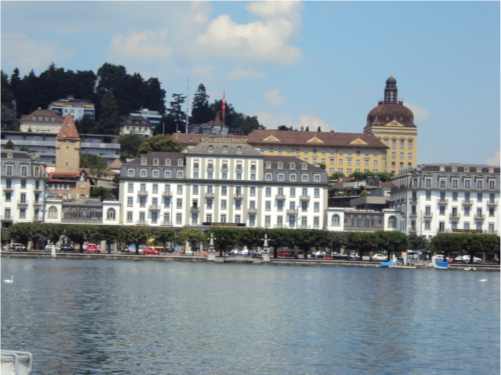
#> input picture LAB3/Ficeri/1.JPG, 501 x 375 px
$ python FeatureMatching.py
#> lines starting #> are read from the running program, lines starting #| are printed output that depends on the picture
import cv2
import numpy as np
import cv2 as cv
import cv2 as cv
import numpy as np

img1 = cv.imread("1.JPG")
#> img1 is the input picture: shape (375, 501, 3); mean B, G, R 149.6, 143, 130.7
img2 = cv.imread("2.JPG")
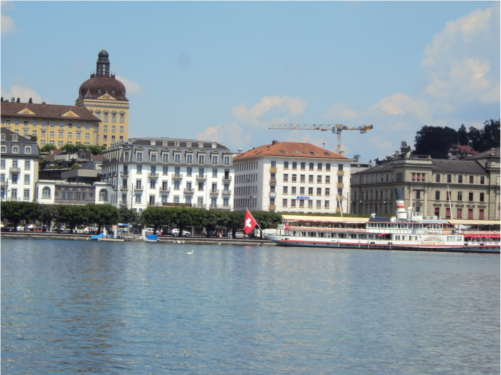
#> input picture LAB3/Ficeri/2.JPG, 501 x 375 px
#> img2 is the input picture: shape (375, 501, 3); mean B, G, R 162.2, 152.9, 137.6
img3 = cv.imread("3.JPG")
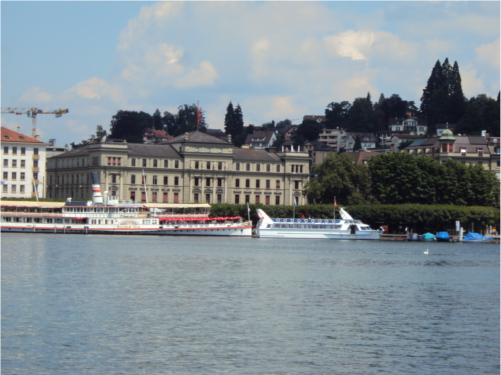
#> input picture LAB3/Ficeri/3.JPG, 501 x 375 px
#> img3 is the input picture: shape (375, 501, 3); mean B, G, R 146.2, 139.8, 129.1


def trim(frame):
    """
    Brise vrste i kolone koje su skroz crne (ciji su pixeli skroz crni)
    :param frame: konacna slika
    :return:
    """
    # da li je gore ceo red crn, ako jeste onda je sum = 0
    if not np.sum(frame[0]):
        return trim(frame[1:])
    # donja vrsta skroz crna
    if not np.sum(frame[-1]):
        return trim(frame[:-2])
    # leva strana
    if not np.sum(frame[:, 0]):
        return trim(frame[:, 1:])
    # desna strana
    if not np.sum(frame[:, -1]):
        return trim(frame[:, :-2])
    return frame


def stichTwoImages(im1, im2):
    detector = cv.SIFT_create()
    keyPoints1, descriptor1 = detector.detectAndCompute(im1, None)
#> keyPoints1 = 1298 keypoints; strongest (x, y, size): (388, 236, 4.5), (175, 231, 3.9), (31, 226, 2.7), (19, 228, 2.8)
    keyPoints2, descriptor2 = detector.detectAndCompute(im2, None)
#> keyPoints2 = 1315 keypoints; strongest (x, y, size): (463, 151, 2.4), (261, 213, 5), (353, 228, 4.9), (457, 223, 3.1)

    bf = cv.BFMatcher()
    matches = bf.knnMatch(descriptor1, descriptor2, k=2)
#> matches = 1298 matches

    good = []
    for m, n in matches:
        if m.distance < 0.7 * n.distance:
            good.append(m)
#> after the loop, good = 337 matches

    MIN_MATCH_COUNT = 10
    if len(good) > MIN_MATCH_COUNT:
        src_pts = np.float32([keyPoints1[m.queryIdx].pt for m in good]).reshape(-1, 1, 2)
#> src_pts = 337 rows, first 8: [96.08, 57.82], [113, 76.42], [153.1, 168.5], [273.1, 163.5], [284.9, 196.5], [285, 184], [286, 171.6], [290.1, 165.9]
        dst_pts = np.float32([keyPoints2[m.trainIdx].pt for m in good]).reshape(-1, 1, 2)
#> dst_pts = 337 rows, first 8: [282.9, 119.5], [74.22, 146.2], [35.73, 151], [35.73, 151], [5.48, 169.5], [5.48, 169.5], [5.63, 156.7], [10.12, 151]
        M, mask = cv.findHomography(dst_pts, src_pts, cv.RANSAC, 5.0)
#> M = [[0.911, -0.00873, 306.3], [-0.032, 0.981, 18.6], [-0.000184, -1.05e-05, 1]]; mask = 337 values, max 1 at index 17, min 0 at index 0, mean 0.911
    else:
        print(f"Not enought matches are found - {(len(good) / MIN_MATCH_COUNT)}")
        exit(1)
    dst = cv.warpPerspective(im2, M, (im1.shape[1] + im2.shape[1], im2.shape[0] + 100))
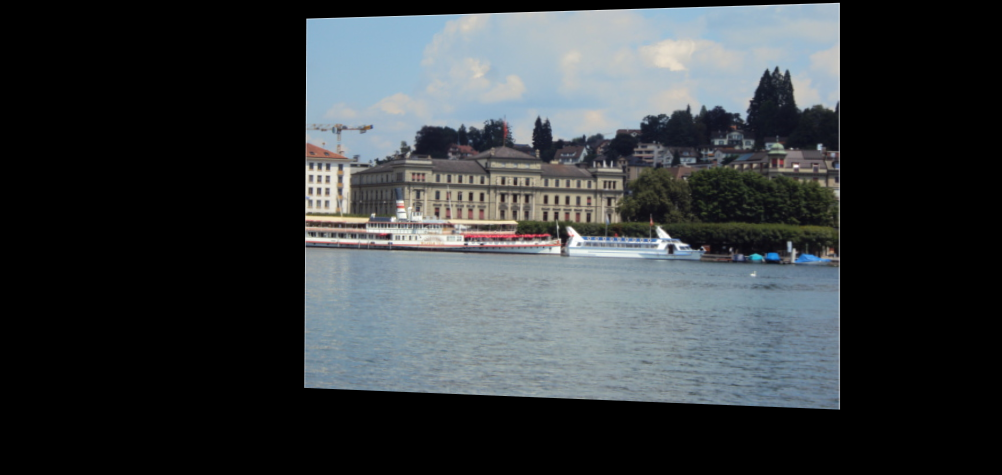
#> dst: shape (475, 1002, 3); mean B, G, R 63.1, 60.3, 55.7
    """
        dodajem 100 na height zato sto kad se slika transformise postaje veca i gube se pixeli
        na kraju trimujem crne redove sa svih strana da bi dobio sliku kakva treba da bude
    """
    dst[0:im1.shape[0], 0:im1.shape[1]] = im1
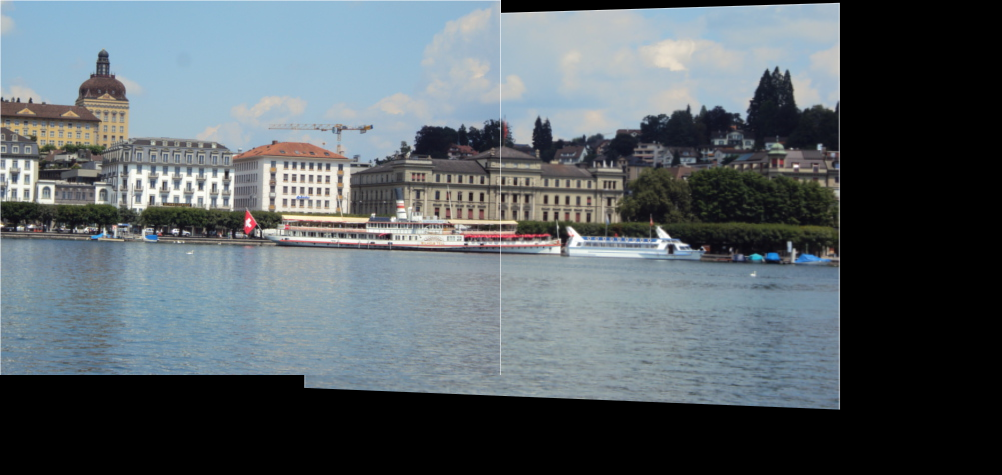
#> dst: shape (475, 1002, 3); mean B, G, R 103.3, 98, 89
    return dst


desna = stichTwoImages(img2, img3)
konacna = stichTwoImages(img1, desna)
#> in stichTwoImages (call 2), `keyPoints1, descriptor1 = detector.detectAndCompute(im1, None)`: keyPoints1 = 1780 keypoints; strongest (x, y, size): (466, 257, 3.9), (318, 253, 2.8), (8, 195, 5.7), (195, 203, 3.4)
#> in stichTwoImages (call 2), `keyPoints2, descriptor2 = detector.detectAndCompute(im2, None)`: keyPoints2 = 2251 keypoints; strongest (x, y, size): (388, 236, 4.5), (175, 231, 3.9), (31, 226, 2.7), (571, 231, 5.3)
#> in stichTwoImages (call 2), `matches = bf.knnMatch(descriptor1, descriptor2, k=2)`: matches = 1780 matches
#> after the loop in stichTwoImages (call 2), `for m, n in matches:`: good = 384 matches
#> in stichTwoImages (call 2), `src_pts = np.float32([keyPoints1[m.queryIdx].pt for m in good]).reshap..`: src_pts = 384 rows, first 8: [12.04, 185.5], [12.16, 197.8], [12.65, 181.2], [13.78, 68.02], [15.63, 177.7], [19.11, 180.9], [22.89, 195.7], [22.89, 195.7]
#> in stichTwoImages (call 2), `dst_pts = np.float32([keyPoints2[m.trainIdx].pt for m in good]).reshap..`: dst_pts = 384 rows, first 8: [204.6, 173.9], [204.3, 186.8], [204.9, 169.6], [534.3, 119.4], [207.1, 166.2], [135.1, 165.9], [213.9, 185.2], [213.9, 185.2]
#> in stichTwoImages (call 2), `M, mask = cv.findHomography(dst_pts, src_pts, cv.RANSAC, 5.0)`: M = [[0.913, 0.00403, 288.6], [-0.0478, 0.977, 31.46], [-0.000177, -1.83e-05, 1]]; mask = 384 values, max 1 at index 40, min 0 at index 0, mean 0.865
#> in stichTwoImages (call 2), `dst = cv.warpPerspective(im2, M, (im1.shape[1] + im2.shape[1], im2.sha..`:
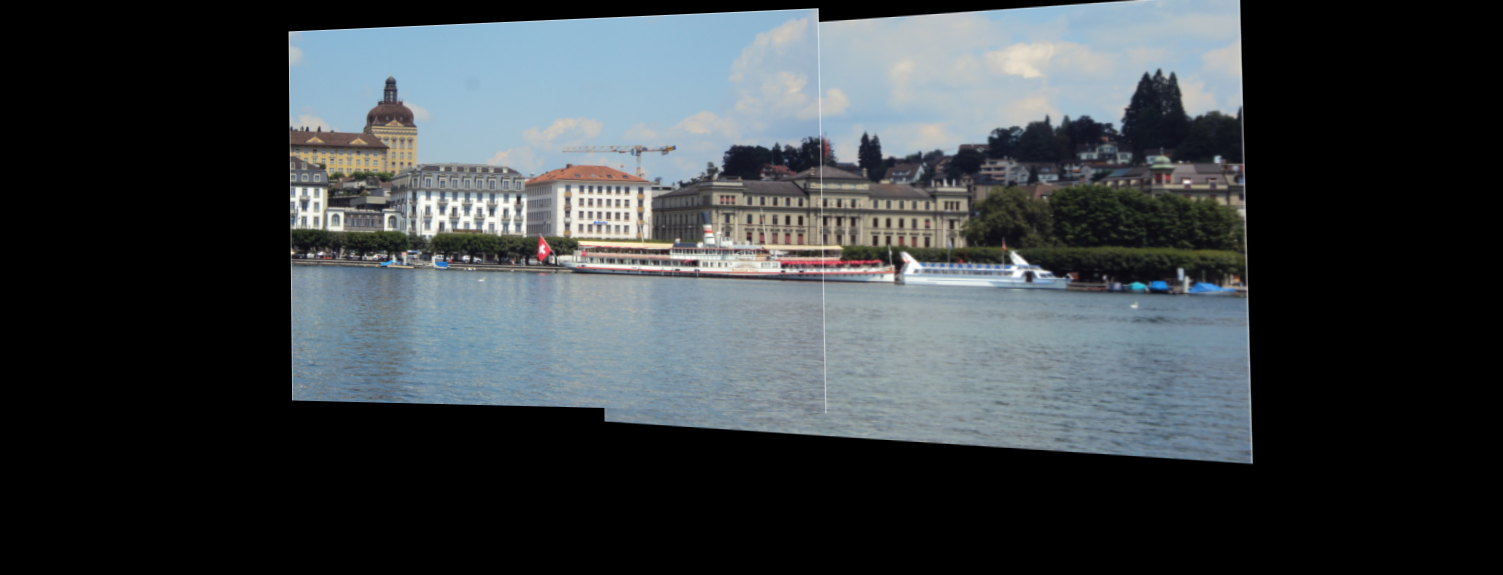
#> dst: shape (575, 1503, 3); mean B, G, R 68.6, 65.1, 59.3
#> in stichTwoImages (call 2), `dst[0:im1.shape[0], 0:im1.shape[1]] = im1`:
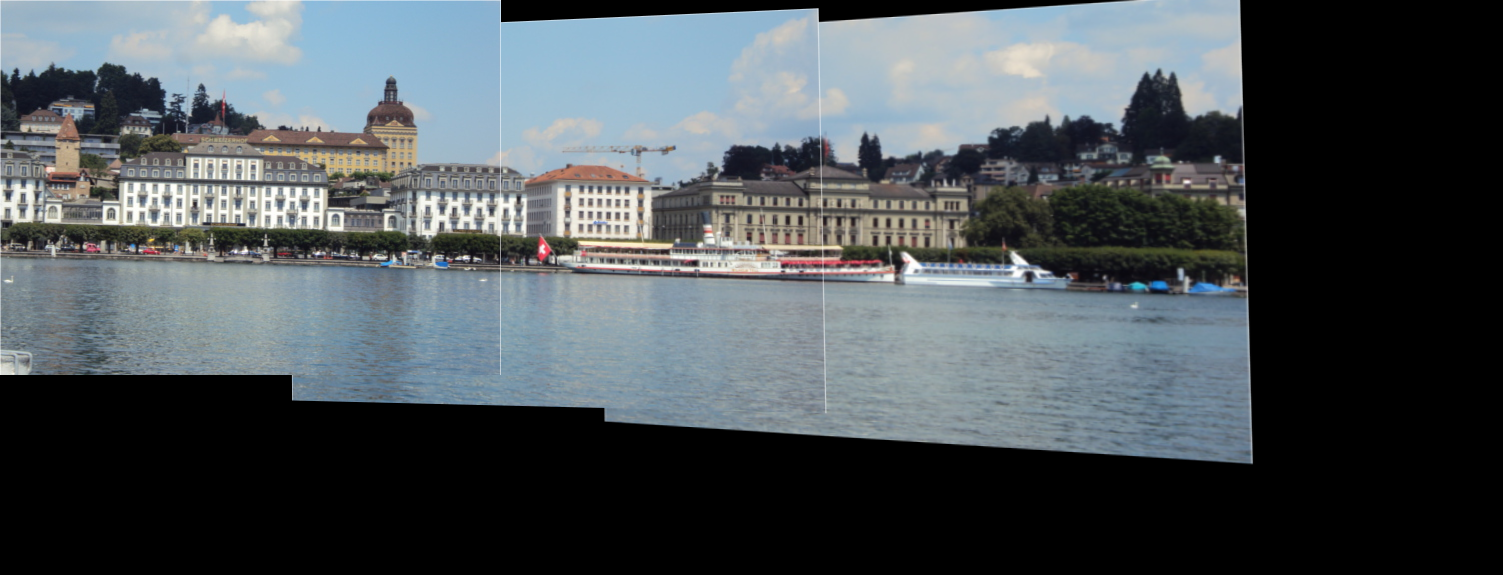
#> dst: shape (575, 1503, 3); mean B, G, R 87.9, 83.7, 76.7
#> in trim (call 40), `return trim(frame[:-2])`:
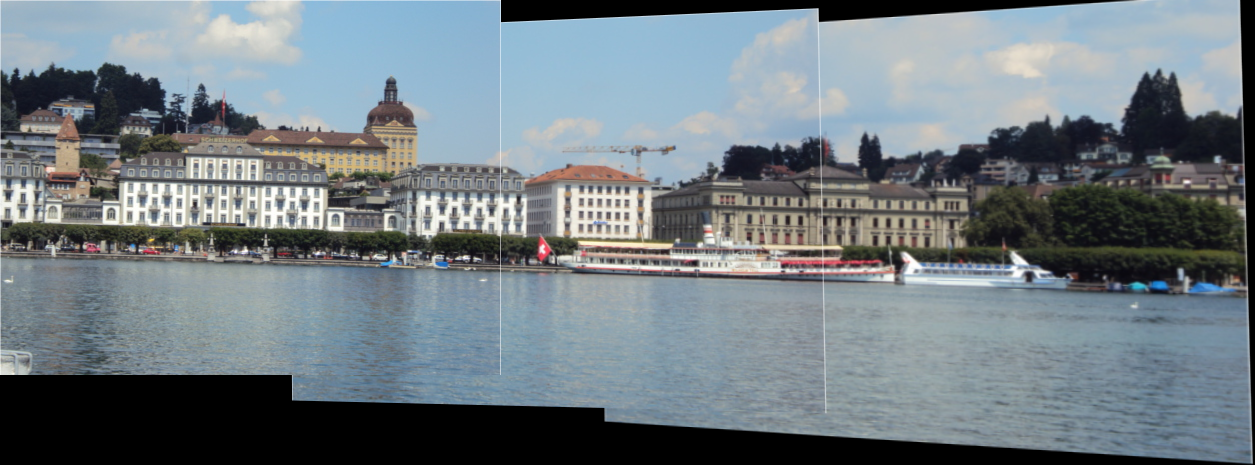
#> returned value: shape (465, 1255, 3); mean of channels 0, 1, 2 130.2, 124, 113.6; drawn as B, G, R
output = trim(konacna)

# cuvanje slika
cv.imshow("output", output)
cv.imwrite("output.jpg", output)

cv.waitKey(0)
cv.destroyAllWindows()
